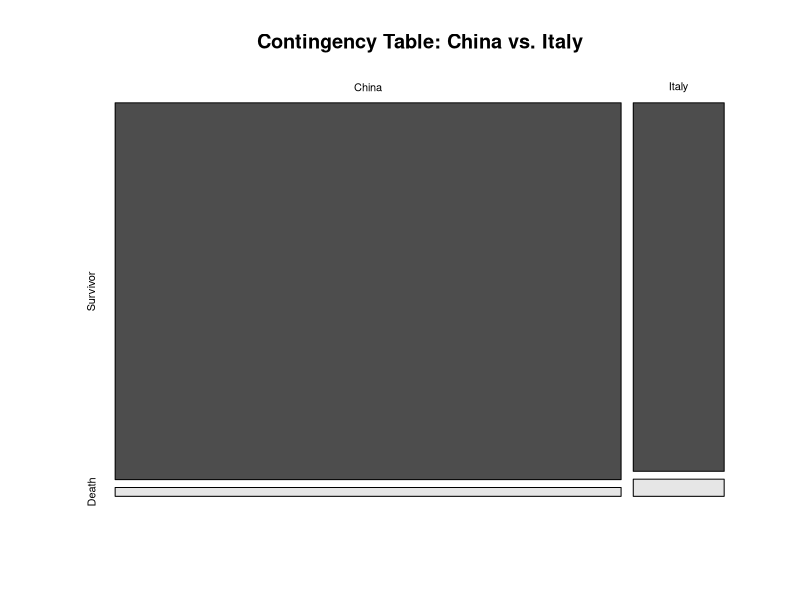
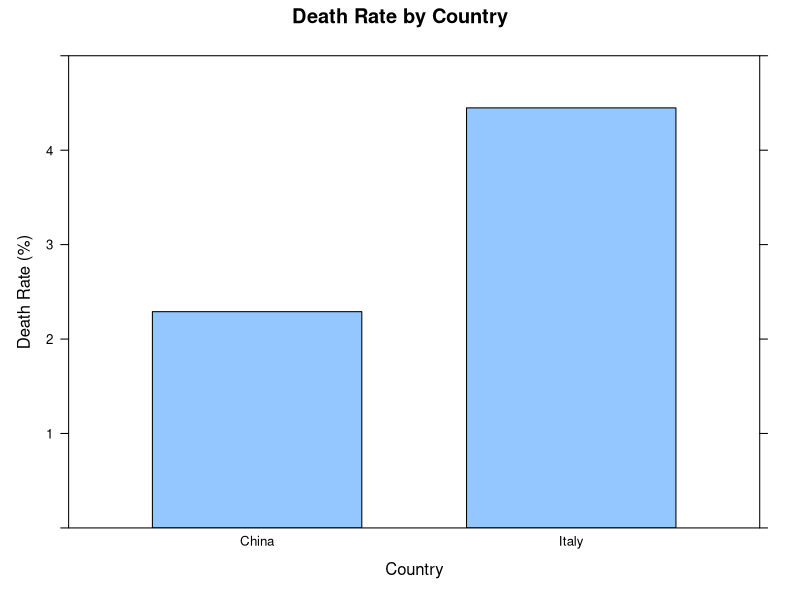
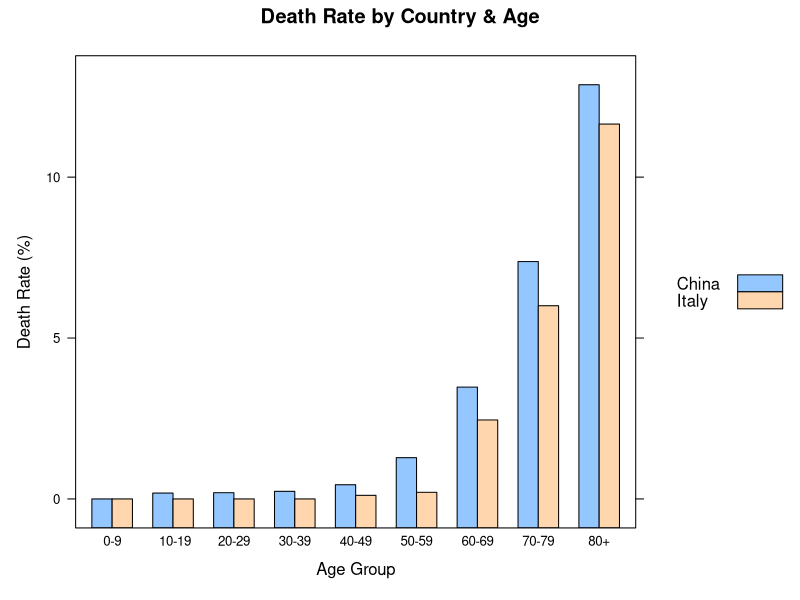

These figures' R source, in order:
# q1.1:

corona_df <- read.csv("hw2/data_corona_world.csv")
head(corona_df)

# q1.2:

filterd_df <- subset(corona_df, Country %in% c("Italy", "China"))
head(filterd_df)

# q1.3:

str(filterd_df)

# q1.4:

china_data <- subset(filterd_df, Country == 'China',
                     select = c(Confirmed.cases, Confirmed.fatalities))
china_data <- colSums(china_data)
china_survivors <- china_data["Confirmed.cases"] - china_data["Confirmed.fatalities"]

italy_data <- subset(filterd_df, Country == 'Italy',
                     select = c(Confirmed.cases, Confirmed.fatalities))
italy_data <- colSums(italy_data)
italy_survivors <- italy_data["Confirmed.cases"] - italy_data["Confirmed.fatalities"]

contingency_table <- rbind(
  c(china_survivors, china_data["Confirmed.fatalities"]),
  c(italy_survivors, italy_data["Confirmed.fatalities"])
)

rownames(contingency_table) <- c("China","Italy")
colnames(contingency_table) <- c("Survivor","Death")

print(contingency_table)

mosaicplot(contingency_table, color = TRUE,
           main = "Contingency Table: China vs. Italy")


# q1.5:

china_dp <- (contingency_table["China", "Death"] / sum(contingency_table["China", ])) * 100
print(china_dp)

italy_dp <- (contingency_table["Italy", "Death"] / sum(contingency_table["Italy", ])) * 100
print(italy_dp)

# q1.6:

death_rate_df <- data.frame(
  Country = c("China", "Italy"),
  DeathRate = c(china_dp, italy_dp)
)

library(lattice)
barchart(DeathRate ~ Country, 
         data = death_rate_df, 
         main = "Death Rate by Country", 
         xlab = "Country", 
         ylab = "Death Rate (%)",
         ylim = c(0,5)
         )

# barchart by Country & Age:

df_age_china <- subset(filterd_df, Country == 'China',
                 select = c(Age.group, Confirmed.cases, Confirmed.fatalities))

df_age_china$DeathRatio <- (df_age_china$Confirmed.fatalities / (df_age_china$Confirmed.cases + df_age_china$Confirmed.fatalities)) * 100
df_age_china$Country <- "China"


df_age_italy <- subset(filterd_df, Country == 'Italy',
                       select = c(Age.group, Confirmed.cases, Confirmed.fatalities))

df_age_italy$DeathRatio <- (df_age_italy$Confirmed.fatalities / (df_age_italy$Confirmed.cases + df_age_italy$Confirmed.fatalities)) * 100
df_age_italy$Country <- "Italy"


death_rate_age <- rbind(df_age_china, df_age_italy)
death_rate_age
death_rate_age$Age.group <- factor(
  death_rate_age$Age.group,
  levels = c("0-9", " 10-19", "20-29", "30-39", "40-49", "50-59", "60-69", "70-79", "80+"),
  ordered = TRUE
)


barchart(DeathRatio ~ Age.group,
         group = Country,
         data = death_rate_age,
         auto.key = list(space = "right"),
         main = "Death Rate by Country & Age",
         xlab = "Age Group",
         ylab = "Death Rate (%)"
         )